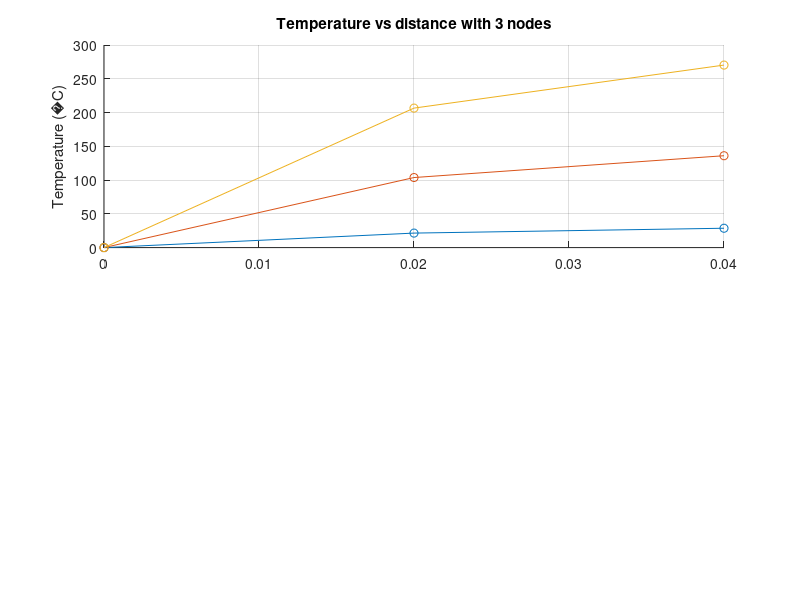

Recreate this plot in MATLAB. (Note: this script raises an error after producing the figure.)
clc, close, clear
format shortg
format compact
% fprintf('Steady Heat Conduction in a Large Plate\n')
% fprintf('analyzed for 3 and 4 nodes. \n')
% fprintf('\nThis will run two trials, \n')
% fprintf('one with 3 nodes and one with 4 nodes. \n')
% fprintf('You will be prompted for the necessary values. \n')
% fprintf('\nInput all values in SI units, which will include: \n')
% fprintf('length, L, thermal conductivity, k, \n')
% fprintf('three trial values for e_{gen}, \n')
% fprintf('heat transfer coefficient, h, \n')
% fprintf('and the temperature of the environment, T_{infinity}.\n')
% fprintf('The x=0 side of the plate is maintained at 0 deg C, T_0.\n')
% choice = input('\nWould you like to continue? (y/n)  ','s');
% if choice=='y'
% L = input('length, L=  ');
% k = input('thermal conductivity, k=  ');
% fprintf('\nthree trial values for e_{gen},... \n')
% e1(1)=input('the first value for e1_{gen}=   ');
% e1(2)=input('the second value for e2_{gen}=   ');
% e1(3)=input('the third value for e3_{gen}=   ');
% h =input('heat transfer coefficient, h=   ');
% T8= input('and the temperature of the environment, T_{infinity}=   ');

M=3; 
L=.04;
e1=[1,5,10].*1e6;
h=45; k=28; T8=30;
dx=L/(M-1);
for i=1:length(e1)
A = [ 2, -1 ; ...
    1 , -(1+h*dx/k) ];
B = [ e1(i)*dx^2/k ; ...
    -h*dx/k*T8-e1(i)*dx^2/(2*k)];
Temps(:,i)=[0;A\B];
end
fprintf('\nGraph 1 values\n')
Temperatures3nodes=Temps
x=dx*[0,1,2]'
subplot(2,1,1)
hold all;
Te1=plot(x,Temps(:,1),'o-');
Te2=plot(x,Temps(:,2),'o-');
Te3=plot(x,Temps(:,3),'o-');
grid, ylabel(['Temperature (' char(176) 'C)'])
title(sprintf('Temperature vs distance with %d nodes',M))
for i=1:3
    txt(i)=sprintf("e_{gen}=%d*10^6",e1(i)/1e6);
end
legend([Te3 Te2 Te1],txt(3),txt(2),txt(1),'Location','northwest');

clear Temps
M=4; 
% L=.04;
% e1=[1,5,10].*1e6;
% h=45; k=28; T8=30;
dx=L/(M-1);
for i=1:length(e1)
A = [  1 , -2 , 1 ;...
    -2 , 1 , 0 ;...
    0 , 1 , -(1+h*dx/k) ];
B = [ -e1(i)*dx^2/k ; ...
    -e1(i)*dx^2/k ;...
    -h*dx/k*T8-e1(i)*dx^2/(2*k)];
Temps(:,i)=[0;A\B];
end
fprintf('\nGraph 2 values\n')
Temperatures4nodes=Temps
x=dx*[0,1,2,3]'
subplot(2,1,2)
hold all;
Te1=plot(x,Temps(:,1),'o-');
Te2=plot(x,Temps(:,2),'o-');
Te3=plot(x,Temps(:,3),'o-');
grid, ylabel(['Temperature (' char(176) 'C)'])
xlabel('Distance (m)')
title(sprintf('Temperature vs distance with %d nodes',M))
legend([Te3 Te2 Te1],txt(3),txt(2),txt(1),'Location','northwest');

% else
%     fprintf('\nDone.\n\n')
% end

